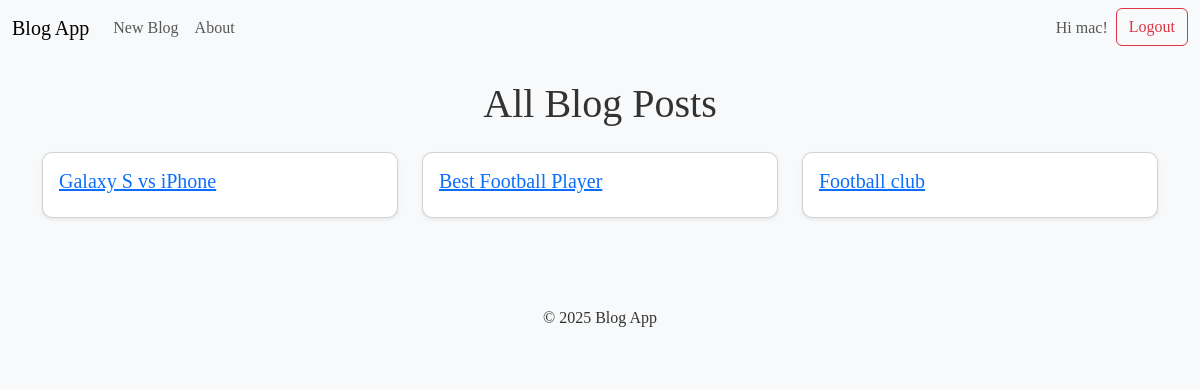
The app's page / (signed in) with its own data.
### blog/models.py (models this page shows, shortened)
class BlogPost(models.Model):
    title = models.CharField(max_length=100)
    author = models.ForeignKey(User, on_delete=models.CASCADE, max_length=50, blank=True, null=True)
    body = models.TextField()
    date_created = models.DateTimeField(auto_now_add=True)
    class Meta:
        ordering = ['-date_created']

### blog/views.py (the view)
# urls.py: path('', views.home, name='home'),
def home(request):
    blog = BlogPost.objects.all()
    context = {'blog': blog}
    return render(request, template_name='blog/home.html', context=context)

### blog/templates/blog/home.html
{% extends 'blog/base.html' %}
{% block page_header %}
    <h1 class="text-center mb-4">All Blog Posts</h1>
{% endblock page_header %}
{% block content %}
    {% if blog %}
        <div class="row">
            {% for blog in blog %}
                <div class="col-md-4 mb-4">
                    <div class="card shadow-sm">
                        <div class="card-body">
                            <h5 class="card-title">
                                <a href="{% url 'blog-detail' blog.id %}">{{ blog.title }}</a>
                            </h5>
                        </div>
                    </div>
                </div>
            {% endfor %}
        </div>
    {% else %}
        <div class="alert alert-info" role="alert">
            <h4 class="alert-heading">No Blogs Yet</h4>
            <p>There are no blog posts yet. Create one to get started!</p>
        </div>
    {% endif %}
{% endblock content %}

### blog/templates/blog/base.html (shortened to what this page needs)
<!DOCTYPE html>
<html lang="en">
<head>
    <link href="https://cdn.jsdelivr.net/npm/bootstrap@5.3.3/dist/css/bootstrap.min.css" rel="stylesheet">
    {% load static %}
    <link rel="stylesheet" href="{% static 'blog/css/style.css' %}">
</head>
<body>
    <nav class="navbar navbar-expand-lg navbar-light bg-light">
        <div class="container-fluid">
            <a class="navbar-brand" href="{% url 'home' %}">Blog App</a>
            <div class="collapse navbar-collapse" id="navbarNav">
                <ul class="navbar-nav">
                    <li class="nav-item">
                        <a class="nav-link" href="{% url 'create-blog' %}">New Blog</a>
                    </li>
                    <li class="nav-item">
                        <a class="nav-link" href="{% url 'about' %}">About</a>
                    </li>
                </ul>
                <ul class="navbar-nav ms-auto">
                  {% if user.is_authenticated %}
                    <li class="nav-item">
                      <span class="nav-link">Hi {{ user.username }}!</span>
                    </li>
                    <li class="nav-item">
                      <form method="post" action="{% url 'logout' %}" class="d-inline">
                        <button type="submit" class="btn btn-outline-danger" aria-label="Logout">Logout</button>
                      </form>
                    </li>
                  {% else %}
                    <li class="nav-item">
                      <a class="nav-link" href="{% url 'login' %}">Log In<i class="bi bi-box-arrow-in-right"></i></a>
                    </li>
                  {% endif %}
                </ul>
            </div>
        </div>
    </nav>
    <div class="container mt-4">
        <header>
            {% block page_header %}{% endblock page_header %}
        </header>
        <main>
            {% block content %}{% endblock content %}
        </main>
    </div>
    <footer class="bg-light text-center py-3 mt-5">
        <p>&copy; 2025 Blog App</p>
    </footer>
</body>
</html>

### blog/static/blog/css/style.css (style rules this page uses)
body { font-family: 'Georgia', serif; background-color: #f8f9fa; color: #333; }
.card { border-radius: 10px; box-shadow: 0 2px 10px rgba(0, 0, 0, 0.1); transition: transform 0.2s; }

### records on screen
BlogPost: title "Galaxy S vs iPhone"
BlogPost: title "Best Football Player"
BlogPost: title "Football club"

### other values on screen
{{ user.username }} "mac"
